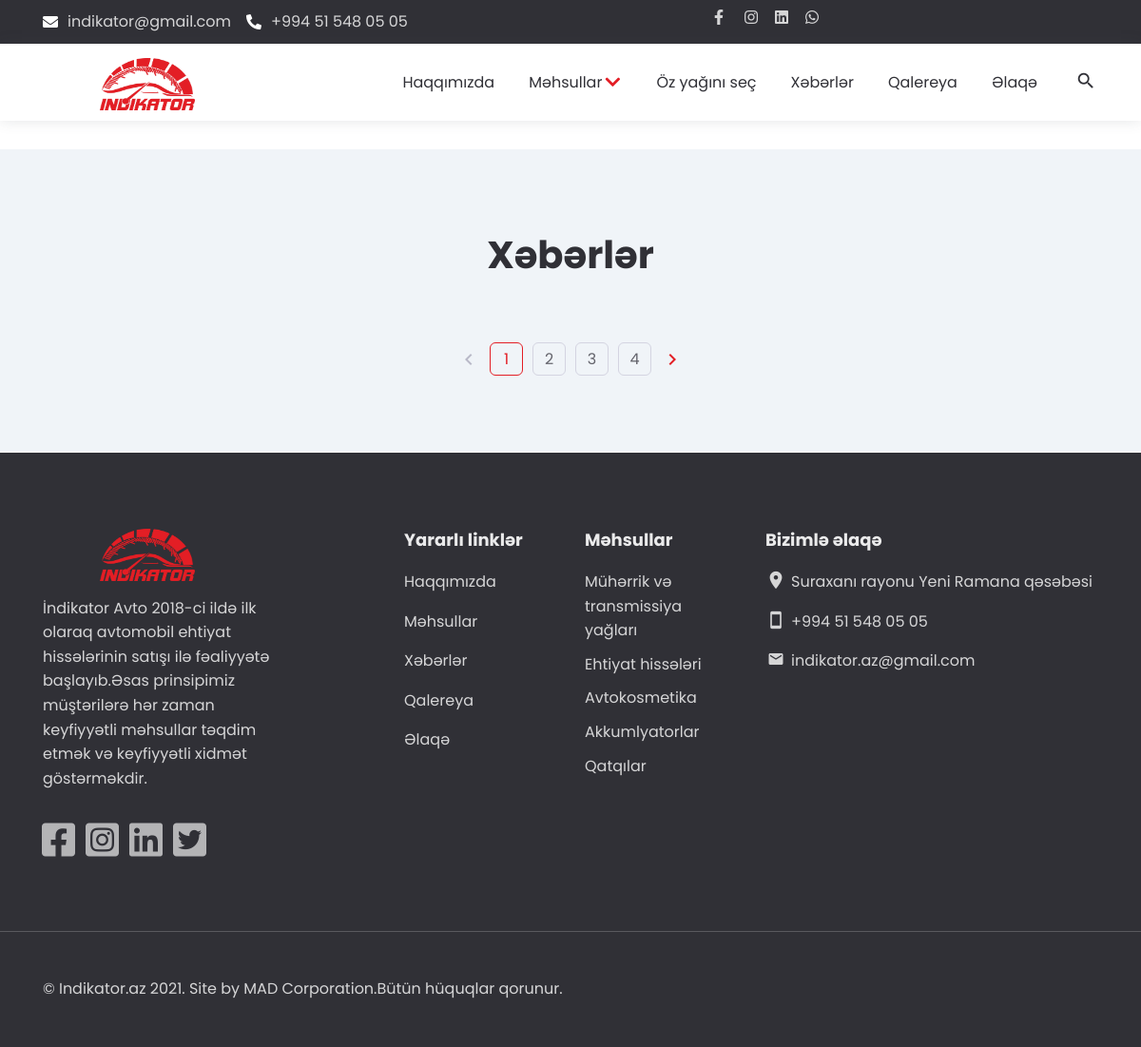
/news, run on an earlier commit of the app's database.
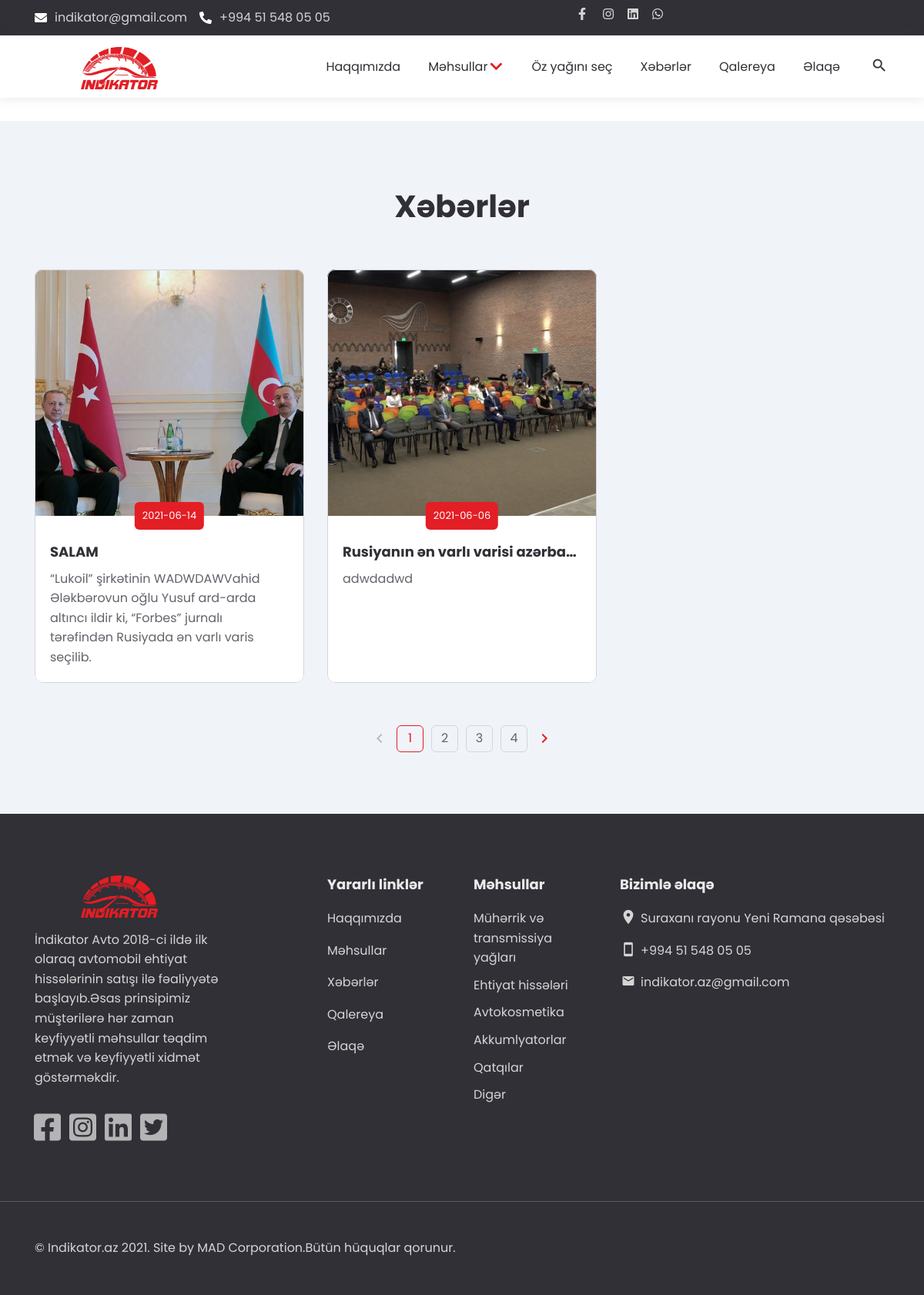
And on a later commit of the database.
### models.py (models this page shows)
class Categories(db.Model):
    id=db.Column(db.Integer,primary_key=True)
    categories_name=db.Column(db.String(100))
    products=db.relationship('Products', backref='categories', lazy=True)

class Post(db.Model):
    id=db.Column(db.Integer,primary_key=True)
    post_title=db.Column(db.String(50))
    post_time=db.Column(db.String(50))
    post_img=db.Column(db.String(50))
    post_info=db.Column(db.String(50))
    post_description=db.Column(db.Text)

### controllers/app/main.py (the view)
@app.route('/news')
def news_index():
    from models import Post
    posts=Post.query.all()
    return render_template('app/news.html',posts=posts)

### controllers/app/main.py (called while the page is built)
@app.context_processor
def inject_user():
    return dict(categories=Categories.query.all(),brands=Brands.query.all(),Brands=Brands,Products=Products)

### templates/app/news.html (shortened to what this page needs)
{% extends "app/base.html" %}
{% block content %}
<section class="section section-bg">
    <div class="container">
        <div class="row">
            <div class="col-12">
                <div class="section-heading heading-center">
                    <h2>Xəbərlər</h2>
                </div>
            </div>
            {% for post in posts %}
            <div class="col-lg-4 col-md-6 col-12 item">
                <article class="news-item item-style">
                    <a href="news/about/{{post.id}}" class="news-item-img">
                        <img class="lazy" src="/static/uploads/{{post.post_img}}" alt=""
                            data-loaded="true">
                    </a>
                    <div class="news-item-info">
                        <div class="news-item-date">{{post.post_time}}</div>
                        <h4 class="news-item-title item-heading">
                            <a href="news/about/{{post.id}}" title="{{post.post_title}}">{{post.post_title}}</a>
                        </h4>
                        <div class="news-item-desc">
                            <p>{{post.post_info}}</p>
                        </div>
                    </div>
                </article>
            </div>
            {% endfor %}
            <div class="col-12">
                <nav class="pagination">
                    <ul class="pagination-list">
                        <li
                            class="pagination-item-arrow pagination-item-arrow-prev pagination-item-disabled">
                            <a href="#!"><i class="material-icons md-24">chevron_left</i></a>
                        </li>
                        <li class="active"><a href="#!">1</a></li>
                        <li><a href="#!">2</a></li>
                        <li><a href="#!">3</a></li>
                        <li><a href="#!">4</a></li>
                        <li class="pagination-item-arrow pagination-item-arrow-next"><a href="#!"><i
                                    class="material-icons md-24">chevron_right</i></a></li>
                    </ul>
                </nav>
            </div>
        </div>
</section>
</div>
{% endblock %}

### templates/app/base.html (shortened to what the changed rows need)
<!DOCTYPE html>
<html class="ios ipad tablet landscape" lang="en">
<head>
    <link rel="stylesheet" href="/static/app/css/bootstrap.min.css">
    <link rel="stylesheet" href="/static/app//css/ecommerce.css">
    <link rel="stylesheet" href="/static/app//css/style.css">
    <link rel="stylesheet" href="https://cdnjs.cloudflare.com/ajax/libs/font-awesome/5.15.3/css/all.min.css">
</head>
<body class="">
    <main class="main main-visible">
        <div class="main-inner">
            {% block content %}{% endblock %}
        <footer class="footer">
            <div class="footer-main">
                <div class="container">
                    <div class="row items">
                        <div class="col-xl-2 col-lg-3 col-md-3 col-7 item">
                            <div class="footer-item">
                                <nav class="footer-nav">
                                    <ul>
                                        {% for category in categories %}
                                        <li class="footer-item-nav-title"><a href="/category/{{category.id}}">{{category.categories_name}}</a></li>
                                        {% endfor %}
                                    </ul>
                                </nav>
                            </div>
                        </div>
                    </div>
                </div>
            </div>
        </footer>
</body>
</html>

What changed in the data, as far as the page shows it:
added Post: post_img (picture), post_time "2021-06-14", post_title "SALAM", post_info "“Lukoil” şirkətinin WADWDAWVahid Ələkbərovun oğlu Yusuf ard-arda altıncı ildir ki, “Forbes” jurnalı tərəfindən Rusiyada ən varlı varis seçilib."
added Post: post_img (picture), post_time "2021-06-06", post_title "Rusiyanın ən varlı varisi azərba…", post_info "adwdadwd"
added Categories: categories_name "Digər"
